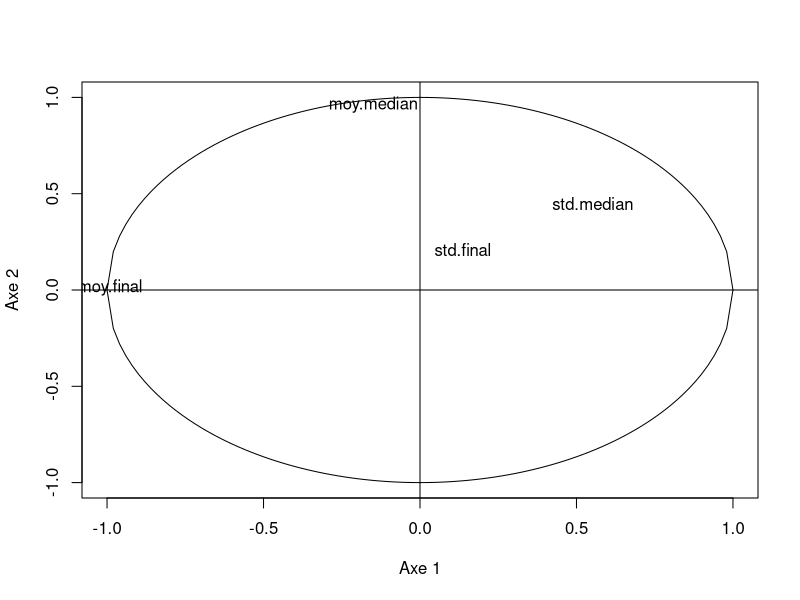
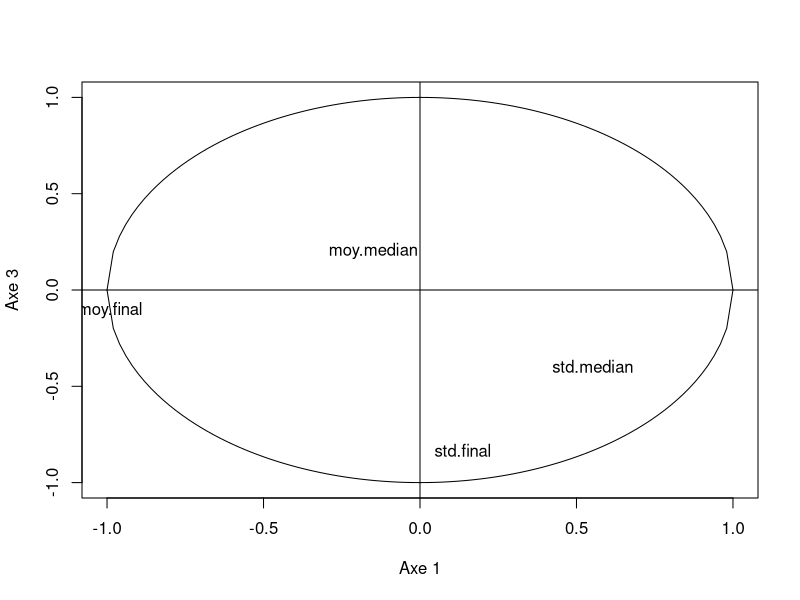
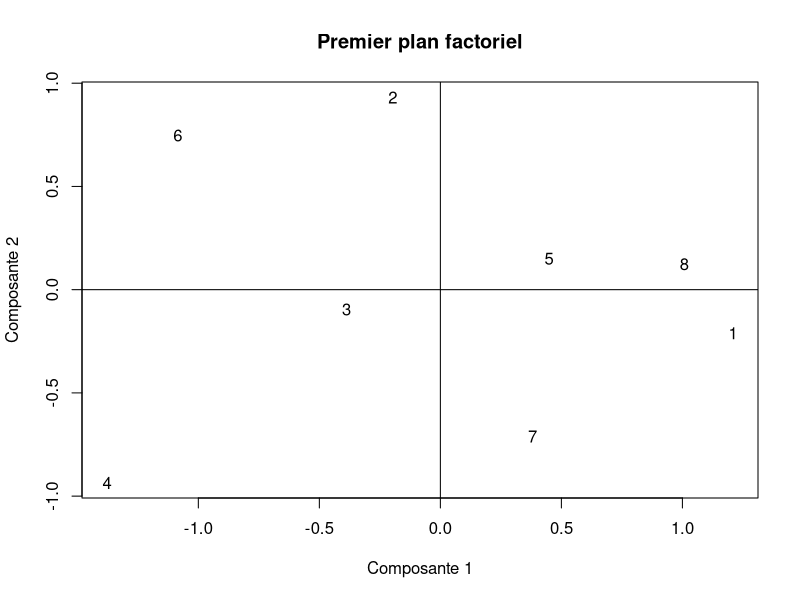
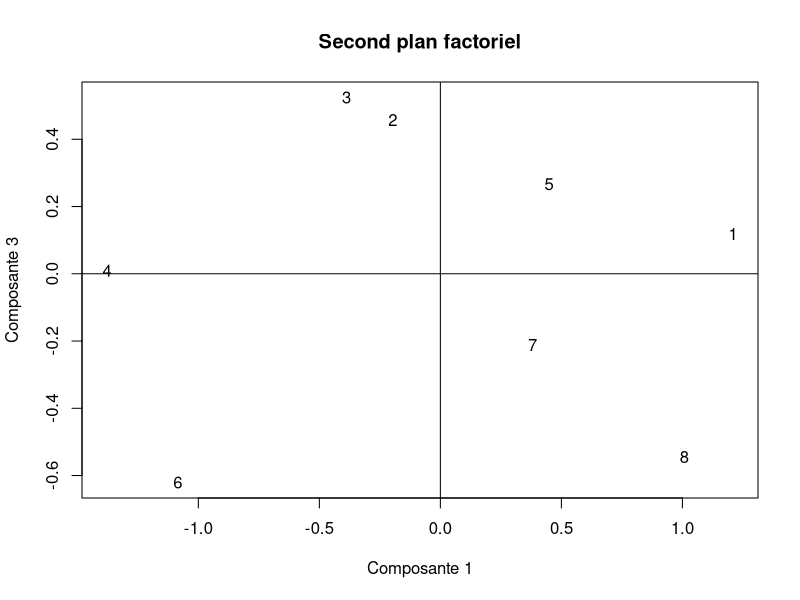
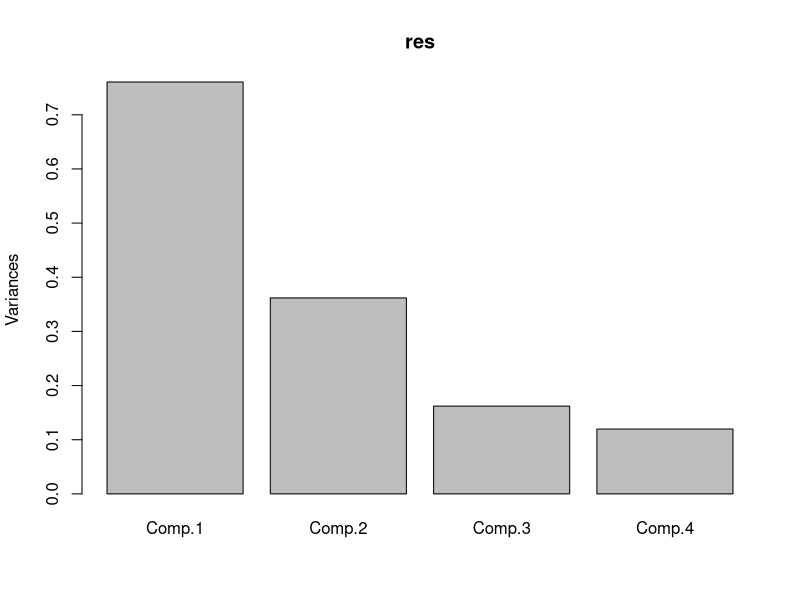
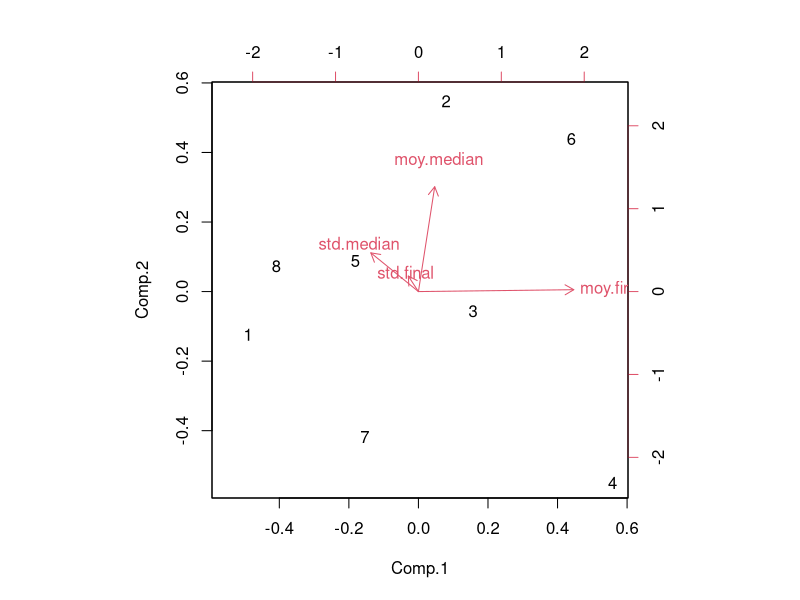
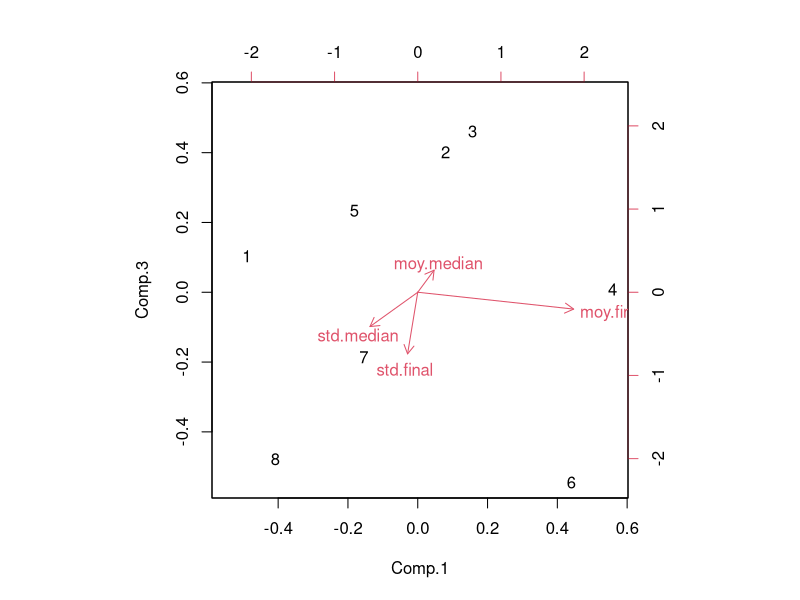

Generate these figures, in order, with R:
setwd("D:/School/UTC/A16-P17/P17/SY09/TD/TP1")

notes <- read.csv("sy02-p2016.csv", na.strings="", header=T)
notes$nom<-factor(notes$nom,levels=notes$nom)
notes$niveau<-factor(notes$niveau,ordered=T)
notes$resultat<-factor(notes$resultat,levels=c("F","Fx","E","D","C","B","A"),ordered=T)

# Note moyenne de median par correcteur
moy.median <- aggregate(note.median~correcteur.median, data=notes, FUN=mean)
names(moy.median) <- c("correcteur","moy.median")

# Ecart type du median par correcteur
std.median <- aggregate(note.median~correcteur.median, data=notes, FUN=sd)
names(std.median) <- c("correcteur","std.median")

# Note moyenne et Ã©cart type du mÃ©dian par correcteur
median <- merge(moy.median, std.median)

moy.final <- aggregate(note.final~correcteur.final, data=notes, FUN=mean)
names(moy.final) <- c("correcteur","moy.final")
std.final <- aggregate(note.final~correcteur.final, data=notes, FUN=sd)
names(std.final) <- c("correcteur","std.final")

# Note moyenne et Ã©cart type du final par correcteur
final <- merge(moy.final, std.final)

# Note (moyenne, Ã©cart type) du mÃ©dian/final par correcteur
correcteurs <- merge(median, final, all=T)

# correcteurs sans la ligne 2 et 3
corr.acp <- correcteurs[,-1]

# Fill with column mean
for(i in 1:ncol(corr.acp)){
  corr.acp[is.na(corr.acp[,i]), i] <- mean(corr.acp[,i], na.rm = TRUE)
}


Y <- as.matrix(corr.acp)
n <- dim(Y)[1]
X <- Y- (matrix(1,n,1) %*% apply(Y,2,mean))
# X <- X/matrix(1,n,1) %*% apply(X,2,sd)

#Calcul de la matrice de covariance ou de corrélation
V <- (1/n)*t(X) %*% X

#Calcul des valeurs propres et des axes d’inertie
tmp <- eigen(V, symmetric=TRUE)
L <- diag(tmp$values)
U <- tmp$vectors

#Calcul des composantes principales des individus
C <- X %*% U
#Calcul des contributions
COR <- diag(1/apply(X^2,1,sum)) %*% C^2
CTR <- (1/n)*C^2 %*% diag(1/diag(L))

x11()
#Représentation des variables
D <- diag(1/(sqrt((n-1)/n)*apply(X, 2, sd))) %*% U %*% sqrt(L)
D
#Tracé des graphiques
plot(-1:1,-1:1,type="n",xlab="Axe 1",ylab="Axe 2")
text(D[,1],D[,2],colnames(corr.acp));abline(h=0);abline(v=0)
curve(sqrt(1-x^2),-1,1,add=TRUE)
curve(-sqrt(1-x^2),-1,1,add=TRUE)

plot(-1:1,-1:1,type="n",xlab="Axe 1",ylab="Axe 3")
text(D[,1],D[,3],colnames(corr.acp));abline(h=0);abline(v=0)
curve(sqrt(1-x^2),-1,1,add=TRUE)
curve(-sqrt(1-x^2),-1,1,add=TRUE)



plot(C[,1],C[,2],type="n",xlab="Composante 1", ylab="Composante 2",main="Premier plan factoriel");text(C[,1],C[,2],rownames(corr.acp))
abline(h=0);abline(v=0)


plot(C[,1],C[,3],type="n",xlab="Composante 1", ylab="Composante 3", main="Second plan factoriel");text(C[,1],C[,3],rownames(corr.acp))
abline(h=0);abline(v=0)


res <- princomp(corr.acp)
#Quelques exemple de sorties
summary(res)
(res$sdev)^2 # Les valeurs propres
res$loadings # Les vecteurs propres
res$scores # Le nouveau tableau individus-variables
plot(res)
#Utilisation de biplot.princomp
biplot(res) # Plan 1,2 avec les
biplot(res,c(1,3)) # Plan 1,3


x11()

write.table(U, "q5_vectors.txt", quote=FALSE, eol="\\\\\n", sep=" & ")
write.table(C, "q5_indiv_fac.txt", quote=FALSE, eol="\\\\\n", sep=" & ")
write.table(X, "q5_indiv_data.txt", quote=FALSE, eol="\\\\\n", sep=" & ")